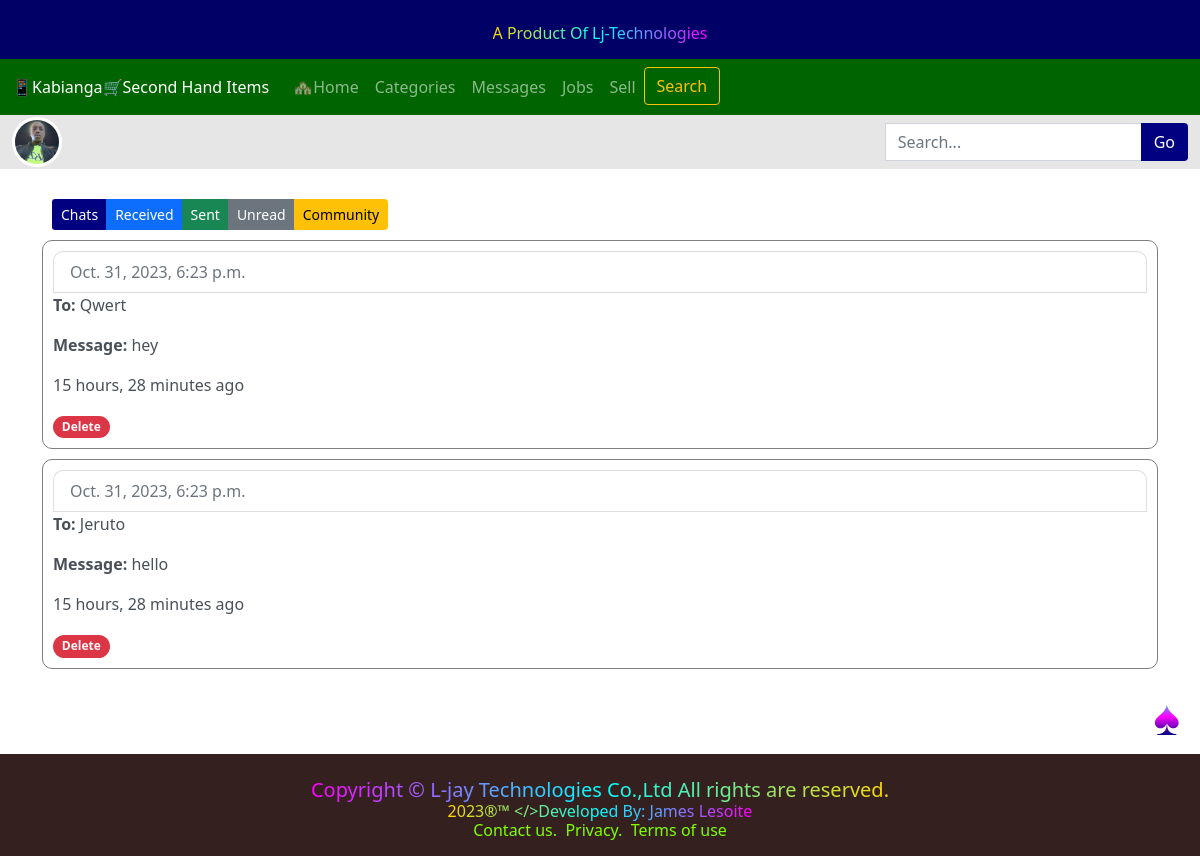
The app's page /sent_messages (signed in) with its own data.
### shop/models.py (models this page shows, shortened)
class Message(models.Model):
    sender = models.ForeignKey(User, blank=False, null=True, on_delete=models.CASCADE,related_name = 'sent_message')
    receiver = models.ForeignKey(User, blank=False, null=True, on_delete=models.CASCADE,related_name = 'recieved_message')
    product = models.ForeignKey(Product,null=True, blank=True, on_delete=models.SET_NULL)
    content = models.TextField()
    Timesent = models.DateTimeField(auto_now_add=True)
    status = models.BooleanField(default=False)

### shop/views.py (the view)
# urls.py: path('sent_messages',views.sent_messages,name='sent_messages'),
@login_required
def sent_messages(request):
    user = request.user
    messages = Message.objects.filter(sender=user)
    messages = messages.order_by('-Timesent')
    context = {
        'user':user,
        'messages':messages
    }
    return render(request,'sent_messages.html',context)

### shop/templates/sent_messages.html
{% extends 'base.html' %}
{% load static %}
{% load humanize %}
{% block content %}
    <div class="container" style="padding-top: 20px;">
        <div class="btn-group btn-group-sm" style="margin: 10px 10px;">
            <a href="{%url 'view_conversations' %}" class="btn" style="background-color: navy;color: white;">Chats</a>
            <a href="{%url 'user_messages' %}" class="btn btn-primary">Received</a>
            <a href="{%url 'sent_messages' %}" class="btn btn-success">Sent</a>
            <a href="{%url 'unread_messages' %}" class="btn btn-secondary">Unread</a>
            <a href="{%url 'customers' %}" class="btn btn-warning">Community</a>
        </div>
        {% for message in messages %}
            <div class="list-group-item-action" style="margin-bottom: 10px;padding: 10px;border-radius: 10px;border: 1px solid grey;">
                <span class="list-group-item disabled">{{message.Timesent}}</span>
                <p><strong>To: </strong>{{message.receiver|title}} </p>
                <p><strong>Message: </strong>{{message.content}} </p>
                <p>{{message.Timesent|timesince}} ago</p>
                <a href="{% url 'deletemsg' message.id %}" class="btn badge text-light rounded-pill bg-danger">Delete</a>
            </div>
        {% endfor %}
    </div>
{% endblock %}

### records on screen
Message: Timesent "Oct. 31, 2023, 6:23 p.m.", receiver "Qwert", content "hey", Timesent "15 hours, 28 minutes"
Message: Timesent "Oct. 31, 2023, 6:23 p.m.", receiver "Jeruto", content "hello", Timesent "15 hours, 28 minutes"
